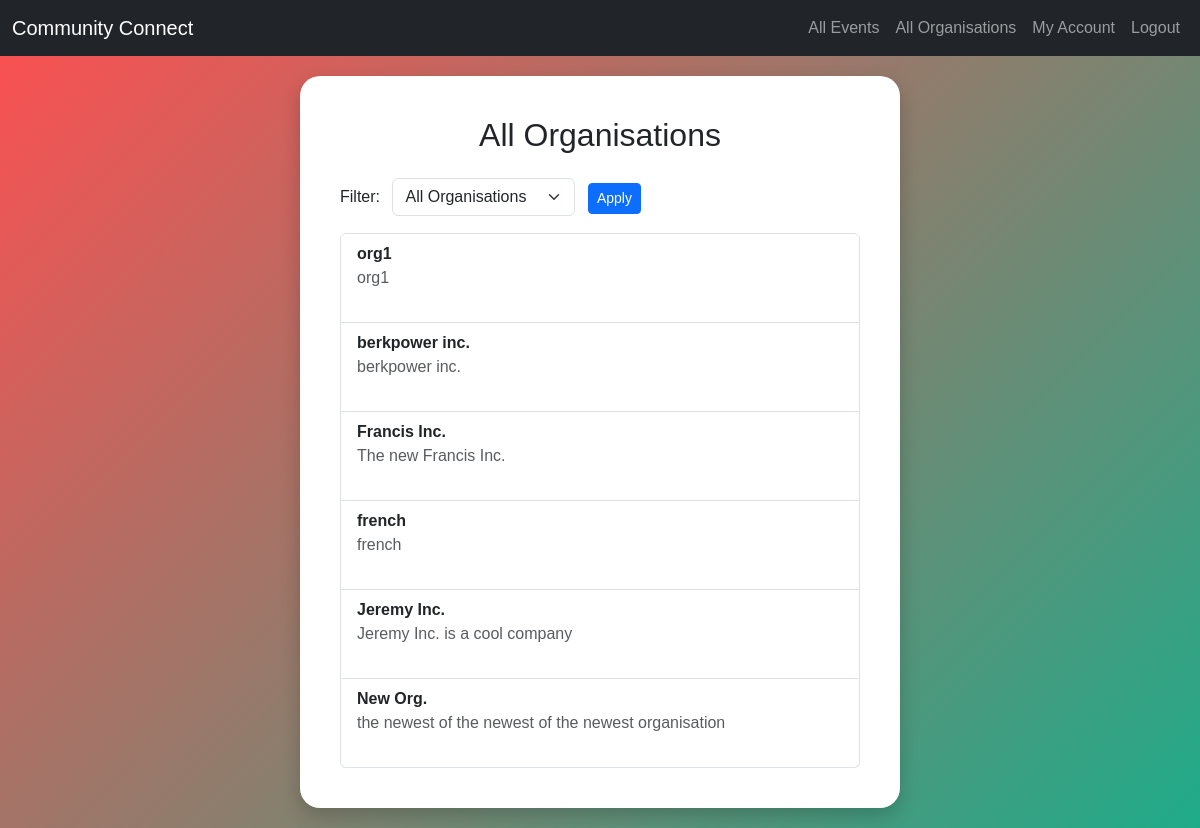
/organisations (signed in), run on the app's committed database.
### tables this page shows
CREATE TABLE organisation (
            organisation_id INTEGER PRIMARY KEY AUTOINCREMENT,
            user_id INTEGER NOT NULL,
            name TEXT NOT NULL,
            description TEXT,
            address TEXT,
            website_url TEXT,
            FOREIGN KEY (user_id) REFERENCES user(user_id) ON DELETE CASCADE
        );

### app.py (the view)
@app.route('/organisations')
def all_organisations():
    if session.get("role") != "volunteer":
        flash("Access denied.", "danger") # Throw error message
        return redirect(url_for("index")) # Redirect user back to home page
    filter_type = request.args.get('filter')
    with get_db() as conn:
        cursor = conn.cursor()
        if filter_type == 'skills':
            cursor.execute("SELECT volunteer_id FROM volunteer WHERE user_id = ?", (session['user_id'],)) # Get the id of the volunteer
            v = cursor.fetchone() # Fetch next available row
            if v:
                volunteer_id = v['volunteer_id'] # Save volunteer to variable
                cursor.execute("SELECT skill_id FROM volunteer_skill WHERE volunteer_id = ?", (volunteer_id,)) # Get all the id's of the skills the volunteer possesses
                skill_ids = [row['skill_id'] for row in cursor.fetchall()] # Save all of the skill_ids to a list using list comprehension
                if skill_ids:
                    placeholders = ",".join("?" * len(skill_ids)) # Placeholders for skills, as don't know how many skills user has (Is also a secret safety against SQL injection)
                    cursor.execute(f"""
                        SELECT DISTINCT o.organisation_id, o.name, o.description, o.address
                        FROM organisation o
                        INNER JOIN event e ON o.organisation_id = e.organisation_id
                        INNER JOIN event_skill es ON e.event_id = es.event_id
                        WHERE es.skill_id IN ({placeholders})""", skill_ids)
                    organisations = cursor.fetchall() # Retrieve all matching organisations into list of dictionaries
                else:
                    organisations = []
            else:
                organisations = []
        else:
            cursor.execute("SELECT * FROM organisation") # Simple SQL command
            organisations = cursor.fetchall() # Fetch all organisations into list of dictionaries
    return render_template("organisations.html", organisations=organisations, role=session.get('role'), filter = filter_type)

### models.py (called while the page is built)
def get_db():
    conn = sqlite3.connect(db_path) # Create connection between database and flask
    conn.row_factory = sqlite3.Row # Allows fetching rows as dictionaries
    return conn

### templates/organisations.html (shortened to what this page needs)
{% extends "layout.html" %}
{% block content %}
<div class="bubble-container">
  <div class="bubble">
    <h2 class="text-center mb-4">All Organisations</h2>
    {% if session.get('role') == "volunteer" %}
    <form method="GET" class="mb-3 d-flex justify-content-between align-items-center">
      <div>
        <label class="form-label me-2">Filter:</label>
        <select class="form-select d-inline-block w-auto" name="filter">
          <option value="all" {% if filter == "all" %}selected{% endif %}>All Organisations</option>
        </select>
        <button type="submit" class="btn btn-sm btn-primary ms-2">Apply</button>
      </div>
    </form>
    {% endif %}
    <ul class="list-group">
      {% for o in organisations %}
        <li class="list-group-item">
          <strong>{{ o.name }}</strong><br>
          {% if o.description %}
            <span class="text-muted">{{ o.description }}</span><br>
          {% endif %}
          {{ o.email }}<br>
        </li>
      {% else %}
        <li class="list-group-item">No organisations found.</li>
      {% endfor %}
    </ul>
  </div>
</div>
{% endblock %}

### templates/layout.html (style rules this page uses)
body { background: linear-gradient(135deg, #00c6ff, #0072ff, #00ff88); min-height: 100vh; margin: 0; font-family: Arial, sans-serif; }
.bubble-container { min-height: calc(100vh - 56px); display: flex; justify-content: center; align-items: center; padding: 20px; }
.bubble { background: white; border-radius: 20px; padding: 40px; box-shadow: 0px 8px 20px rgba(0, 0, 0, 0.2); max-width: 600px; width: 100%; }

### templates/organisations.html (style rules this page uses)
body { background: linear-gradient(135deg, #ff4e50, #1fab89); min-height: 100vh; }

### data on the page
organisation: name "org1", description "org1"
organisation: name "berkpower inc.", description "berkpower inc."
organisation: name "Francis Inc.", description "The new Francis Inc."
organisation: name "french", description "french"
organisation: name "Jeremy Inc.", description "Jeremy Inc. is a cool company"
organisation: name "New Org.", description "the newest of the newest of the newest organisation"
